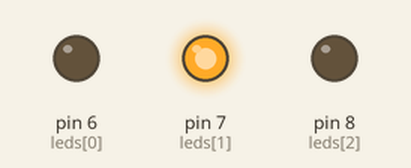
The sketch below on a simulated Arduino Uno, built with avr-gcc and run on an emulated ATmega328P. Parts: output pins drawn as LEDs (lit = HIGH).

Above: at 0.12 s.
At 19.8 s:
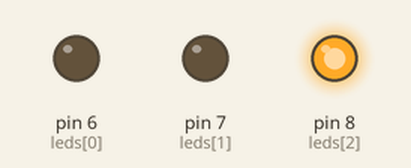
At 39.72 s:
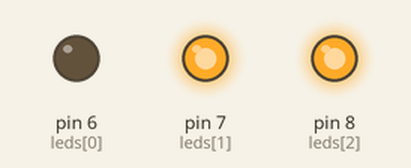
Timing chart, 0 to 40.0 s (numbered marks = the images above):
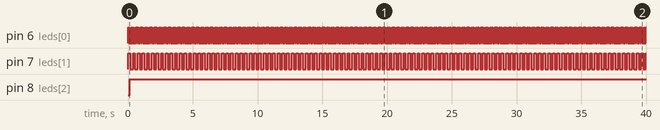

Measured:
- by itself, pin 6 (leds[0]): repeats every 0.36 s: LOW 0.18 s, HIGH 0.06 s, LOW 0.06 s, HIGH 0.06 s
- by itself, pin 7 (leds[1]): alternates HIGH for 0.15 s and LOW for 0.21 s
- by itself, pin 8 (leds[2]): LOW → HIGH at 0.15 s

The sketch:

led_array.ino
```cpp
//Same exercise as led_sequence, different method and delay.
//This array has the number of the pins where they are connected
byte leds[]={6,7,8};
byte i=0; //for cycle variable
int del=30;//delay variable
void setup() {
//The loop goes through the three elements of the array
for(i=0;i<=2;i++){
  pinMode(leds[i],OUTPUT);
}
}

void loop() {
for(i=0;i<2;i++){
  digitalWrite(leds[i],HIGH);
  delay(del);
  digitalWrite(leds[i+1],HIGH);
  delay(del);
  digitalWrite(leds[i],LOW);
  delay(del*2); //waits the double
}

// LEDs flash, 8 to 6
// Pay attention to the limits of the for loop
for(i=0;i<2;i--){
  digitalWrite(leds[i],HIGH);
  delay(del);
  digitalWrite(leds[i-1],HIGH);
  delay(del);
  digitalWrite(leds[i],LOW);
  delay(del*2);
}
}
```
